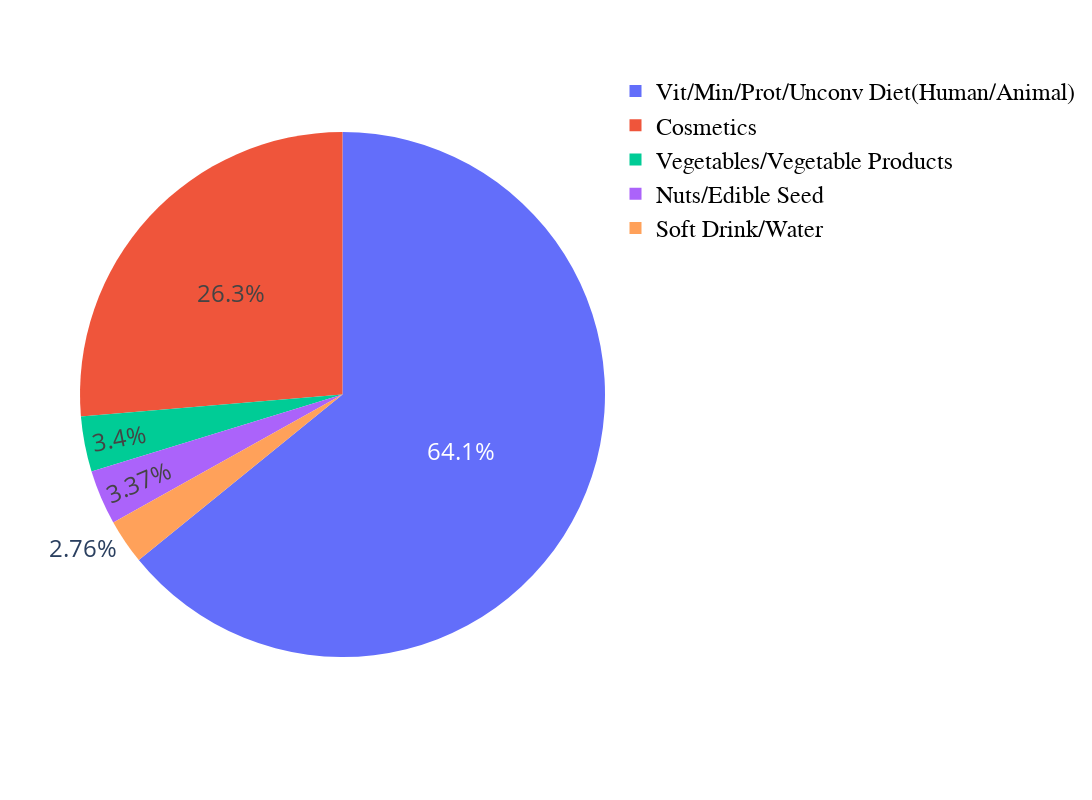

Notebook source saved alongside this figure:
### Markdown cell above
## Which are the major categories causing serious outcomes?

### Code cell
top_cat_df = aggReports.groupby(["category"])['report_id'].count().sort_values(ascending=False).reset_index()[:5].rename(columns={'report_id':'#events'})

fig_pie = px.pie(top_cat_df, values='#events', names='category',width=1200,height=800)
fig_pie.update_layout(uniformtext_minsize=24, uniformtext_mode='hide')
fig_pie.update_layout(legend = dict(font = dict(family = "Arial", size = 24, color = "black")),
                  legend_title = dict(font = dict(family = "Arial", size = 24, color = "blue")))                  
fig_pie.show()

### Figure 1 — Plotly figure (JSON) as saved in the notebook; plotly's stock layout.template omitted (floating-point values rounded to 4 significant figures)
{"data": [{"domain": {"x": [0, 1], "y": [0, 1]}, "hovertemplate": "category=%{label}<br>#events=%{value}<extra></extra>", "labels": ["Vit/Min/Prot/Unconv Diet(Human/Animal)", "Cosmetics", "Vegetables/Vegetable Products", "Nuts/Edible Seed", "Soft Drink/Water"], "legendgroup": "", "name": "", "showlegend": true, "type": "pie", "values": [67596, 27758, 3581, 3551, 2908]}], "layout": {"height": 800, "legend": {"font": {"color": "black", "family": "Arial", "size": 24}, "title": {"font": {"color": "blue", "family": "Arial", "size": 24}}, "tracegroupgap": 0}, "margin": {"t": 60}, "uniformtext": {"minsize": 24, "mode": "hide"}, "width": 1200}}
